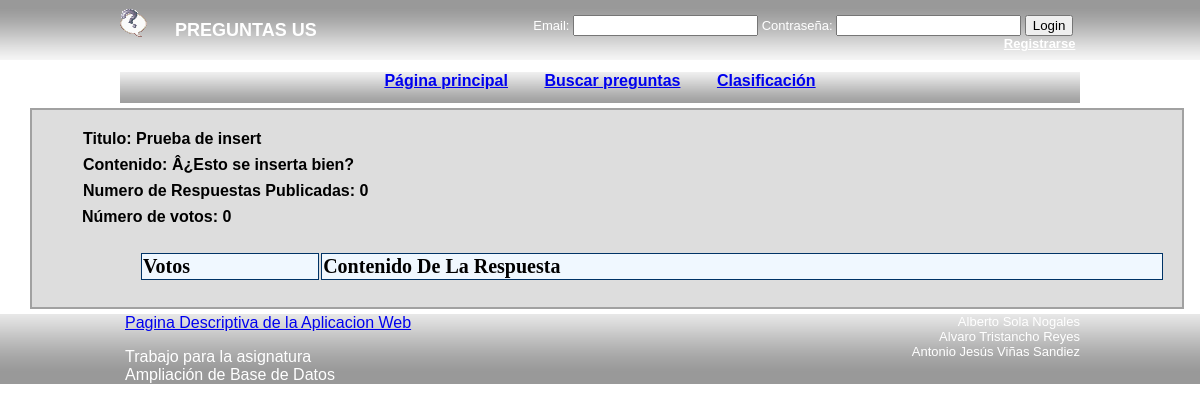
The page /preguntaRespuesta.php?idsolicitado=5 on the database as committed earlier.
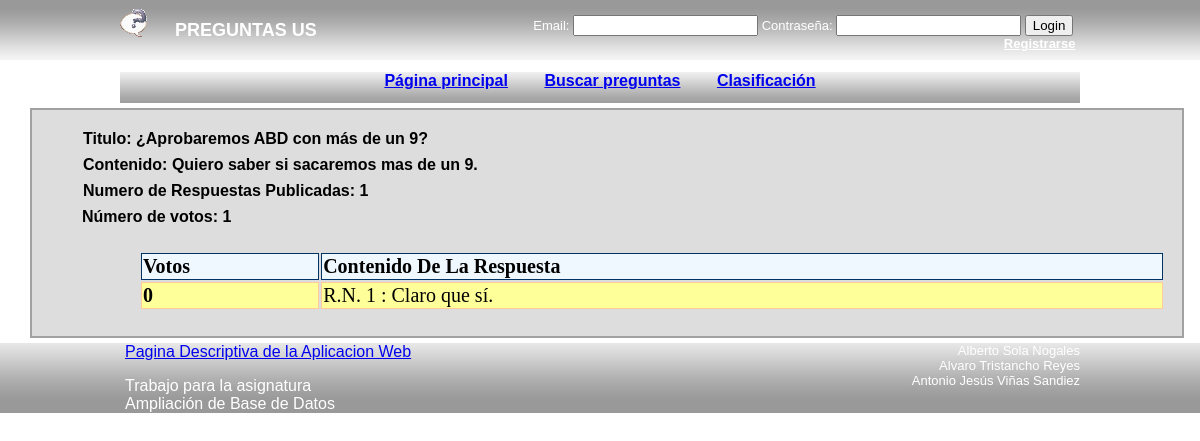
The same page on the database as committed later.
### tables this page shows
CREATE TABLE IF NOT EXISTS `elemento` (
  `id` int(11) NOT NULL AUTO_INCREMENT,
  `idautor` int(11) NOT NULL,
  `titulo` varchar(255) DEFAULT NULL,
  `cuerpo` text NOT NULL,
  `idrespuesta` int(11) DEFAULT NULL,
  `fechapregunta` datetime NOT NULL,
  PRIMARY KEY (`id`)
);

### accesosBD/accesosElemento.php (called while the page is built, shortened)
<?php
function encontrarElementoPorId($id, $conexion) {
	try {
		$SQL = "SELECT * FROM elemento WHERE id=$id";
		$stmt = $conexion->query($SQL);
		return creaUnicoElemento($stmt);
	} catch(PDOException $e) {
		Header("Location: /abd/error.php");
		die();
	}
}
function encontrarRespuestas(Elemento $elemento, $conexion) {
	try {
		$idRespuesta = $elemento -> id;
		$SQL = "SELECT * FROM elemento WHERE idrespuesta=$idRespuesta";
		$stmt = $conexion->query($SQL);
		return creaElementos($stmt);
	} catch(PDOException $e) {
		Header("Location: /abd/error.php");
		die();
	}
}
function obtenerNumeroDeRespuestasDeElemento(Elemento $elemento,$conexion){
	try {
		$idRespuesta = $elemento -> id;
		$SQL = "SELECT COUNT(*) as cuenta FROM elemento WHERE idrespuesta=$idRespuesta";
		$stmt = $conexion->query($SQL);
		return creaUnicoDatoDeElemento($stmt);
	} catch(PDOException $e) {
		Header("Location: /abd/error.php");
		die();
	}
}
function creaElementos($stmt) {
	$resultado = array();
	foreach($stmt as $row){
		$objeto = new Elemento();
		$objeto->id= $row["id"];
		$objeto->idautor= $row["idautor"];
		$objeto->titulo= $row["titulo"];
		$objeto->cuerpo= $row["cuerpo"];
		$objeto->idrespuesta= $row["idrespuesta"];
		$objeto->fechapregunta= $row["fechapregunta"];
		$resultado[$row["id"]]=$objeto;
	}
	return $resultado;
}
function creaUnicoElemento($stmt) {
	$objeto = new Elemento();
	foreach($stmt as $row){
		$objeto->id= $row["id"];
		$objeto->idautor= $row["idautor"];
		$objeto->titulo= $row["titulo"];
		$objeto->cuerpo= $row["cuerpo"];
		$objeto->idrespuesta= $row["idrespuesta"];
		$objeto->fechapregunta= $row["fechapregunta"];
	}
	return $objeto;
}
function creaUnicoDatoDeElemento($stmt) {
	$dato = NULL;
	foreach($stmt as $row){
		$dato = $row["cuenta"];
	}
	return $dato;
}
?>

### entidades/Elemento.php (called while the page is built)
<?php
class Elemento{
	private $atributos = array();
	public function __construct() {
		$this -> atributos["id"] = NULL;
		$this -> atributos["idautor"] = NULL;
		$this -> atributos["titulo"] = NULL;
		$this -> atributos["cuerpo"] = NULL;
		$this -> atributos["idrespuesta"] = NULL;
		$this -> atributos["fechapregunta"] = NULL;
	}
    public function __get($atributo) {
        if (array_key_exists($atributo, $this->atributos)) {
            return $this->atributos[$atributo];
        } else {
            return NULL;
        }
    }
    public function __set($atributo, $valor) {
        if (array_key_exists($atributo, $this->atributos)) {
            $this->atributos[$atributo] = $valor;
        }
    }
}
?>

### accesosBD/accesosVotacion.php (called while the page is built, shortened)
<?php
function obtenerNumeroDeVotosDeElemento(Elemento $elemento, $conexion){
	try {
		$idElemento = $elemento ->id;
		$SQL = "SELECT COUNT(*) AS cuenta FROM votacion WHERE idelemento=$idElemento";
		$stmt = $conexion->query($SQL);
		return creaUnicoDatoVotacion($stmt);
	} catch(PDOException $e) {
		Header("Location: /abd/error.php");
		die();
	}
}
function creaUnicoDatoVotacion($stmt) {
	$dato = NULL;
	foreach($stmt as $row){
		$dato = $row["cuenta"];
	}
	return $dato;
}
?>

### preguntaRespuesta.php (the view, shortened to what this page needs)
<?php
require_once ("./includes/styles/templates/cabecera.php");
$conexion = crearConexion();
$idelemento = $_REQUEST['idsolicitado'];
$elemento = encontrarElementoPorId($idelemento, $conexion);
?>
    <div class="container">
        <div id="content">
            <fieldset id="recuadroPregunta" >
                <div id="div_titulo">
                    <span class="label_preguntaRespuesta">Titulo:</span>
                    <span class="label_preguntaRespuesta"><? echo($elemento->titulo); ?></span>
                </div>
                <div id="div_cuerpo">
                    <span class="label_preguntaRespuesta" >Contenido:</span>
                    <span class="label_preguntaRespuesta"><? echo($elemento->cuerpo); ?></span>
                </div>
                <div id="div_numerorespuestas">
                    <span class="label_preguntaRespuesta" >Numero de Respuestas Publicadas:</span>
                    <span class="label_preguntaRespuesta"><? echo(obtenerNumeroDeRespuestasDeElemento($elemento, $conexion)); ?></span>
                </div>
                <div id="votosPregunta">
                    <span class="label_preguntaRespuesta">Número de votos:</span>
                    <span class="label_preguntaRespuesta" id="votos<?php echo$elemento->id; ?>" ><? echo(obtenerNumeroDeVotosDeElemento($elemento, $conexion)); ?>
                </div>
            </fieldset>
            <div id="respuesta">
                <?
                $respuestas = encontrarRespuestas($elemento, $conexion);
                $cont = 1;
                ?>
                <table width="90%">
                    <tr align="left" >
                        <th>Votos</th>
                        <th>Contenido De La Respuesta</th>
                    </tr>
                    <?
                    foreach ($respuestas as $res) {
                        ?>
                        <tr align="left" >
                            <td><span class="label_preguntaRespuesta" id="votos<?php echo $res->id; ?>">
                                    <?php
                                    $votos = obtenerNumeroDeVotosDeElemento($res, $conexion);
                                    echo $votos;
                                            ?>
                                </span></td>
                            <td><? echo "R.N. " . $cont . " :  " . $res->cuerpo; ?></td>
                            <?
                            $cont++;
                            ?>
                        </tr>
                    <? } ?>
                </table>
            </div>
        </div>
    </div>
<?
require_once ($_SERVER["DOCUMENT_ROOT"]."/abd/includes/styles/templates/pie.php");
?>

### includes/styles/templates/cabecera.php (shortened to what this page needs)
<!DOCTYPE html PUBLIC "-//W3C//DTD XHTML 1.0 Strict//EN" "http://www.w3.org/TR/xhtml1/DTD/xhtml1-strict.dtd">
<html xmlns="http://www.w3.org/1999/xhtml" xml:lang="es" lang="es">
    <head>
        <link type="text/css" rel="stylesheet" href="/abd/includes/styles/css/preguntasus.css" />
    </head>
    <body>
<?php
    require_once ($_SERVER["DOCUMENT_ROOT"]."/abd/accesosBD/conexionesBD.php");
	require_once ($_SERVER["DOCUMENT_ROOT"]."/abd/accesosBD/accesosElemento.php");
	require_once ($_SERVER["DOCUMENT_ROOT"]."/abd/accesosBD/accesosVotacion.php");
	require_once ($_SERVER["DOCUMENT_ROOT"]."/abd/entidades/Elemento.php");
	if(isset($_SESSION["usuario"])){
		$usuario=unserialize($_SESSION["usuario"]);
		require ($_SERVER["DOCUMENT_ROOT"]. '/abd/includes/widgets/barraUsuario.php');
		$esAdmin = $usuario->tipousuario;
		$estaLogueado=true;
	}else{
		require ($_SERVER["DOCUMENT_ROOT"]. '/abd/includes/widgets/login.php');
	}
	require ($_SERVER["DOCUMENT_ROOT"]. '/abd/includes/widgets/barranavegacion.php');
?>

### includes/widgets/login.php (shortened to what this page needs)
<div id="login">
    <div id="login-content">
        <div id="logo">
            <h1>PREGUNTAS US</h1>
        </div>
        <div id="user-box">
            	<form id="formLogin" method="post" action="./procesado/login.php">
                    <fieldset>
	                <label for="email">Email:</label>
	                <input type="text" id="email" name="email" />
	                <label for="pass">Contraseña: </label>
	                <input type="password" id="pass" name="pass" />
	                <input type="submit" value="Login" />
                    </fieldset>
            	</form>
                       <a href="/abd/registrarse.php">Registrarse</a>
        </div>
    </div>
</div>

### includes/widgets/barraNavegacion.php (shortened to what this page needs)
<div id="barraNavegacion">
	<div id="contenedorBarraNavegacion">
		<a href="/abd/index.php" class="enlaceNavegacion">Página principal</a>
		<a href="/abd/buscar.php?haBuscado=false" class="enlaceNavegacion separado">Buscar preguntas</a>
        <a href="/abd/clasificacion.php" class="enlaceNavegacion separado">Clasificación</a>
	</div>
</div>

### includes/styles/templates/pie.php
		<div id="pie">
		    <div id="contenedor_pie">
		        <div id="nombreProyecto">
		        	<a href="/ABD/includes/presentacionYexplicacion/presentacion.html"  title="Pagina Descriptiva de la Aplicacion">Pagina Descriptiva de la Aplicacion Web</a>
		            <p>Trabajo para la asignatura
		                <br/>
		                Ampliación de Base de Datos</p>
		        </div>
		        <div id="autores">
		            <ul>
		                <li>Alberto Sola Nogales</li>
		                <li>Alvaro Tristancho Reyes</li>
		                <li>Antonio Jesús Viñas Sandiez</li>
		            </ul>
		        </div>
		    </div>
		</div>
	</body>
</html>

### includes/styles/css/preguntasus.css (style rules this page uses)
html, body { width: 100%; border: 0px; padding: 0px; margin: 0px; font-family: sans-serif; }
table { margin:25px auto 25px auto; text-align: center; }
th { background-color: #3399cc; border-style: groove; border-color: #003366; border-width: thin; }
tr { background-color: #ffff99; }
td { border-width: thin; border-style: groove; border-color: #ffcc99; }
fieldset { padding: 0 0 0 0; border: none; }
#login { width: 100%; background-image: url('/abd/includes/styles/imagenes/fondocabecera.png'); background-repeat: repeat-x; border: 0px; padding: 5px 0 0 0; margin: 0px; height:60px; color: white; vertical-align: middle; }
#login-content { width: 960px; margin: 0 auto 0 auto; }
#logo { float: left; width: 25%; min-width: 170px; background-image: url('/abd/includes/styles/imagenes/iconos/Que.gif'); background-repeat: no-repeat; background-position: left; height: 100%; padding: 15px 0 0 5px; }
#logo h1 { font-size: large; font-weight: bolder; margin: 0 0 0 50px; color: white; vertical-align: baseline; }
#user-box { color: white; vertical-align: middle; height: 100%; width: 74%; font-size: small; float: left; text-align: right; padding-top:10px; }
#user-box fieldset { border: 0px; display: inline; }
#user-box a { color: white; text-decoration: underline; font-weight: bold; }
#nombreProyecto { float: left; width: 49%; text-align: left; }
#pie { background-image: url('/abd/includes/styles/imagenes/fondopie.png'); color: white; vertical-align: middle; height: 70px; clear: both; }
#contenedor_pie { width: 960px; margin: 0 auto 0 auto; vertical-align: middle; height: 100%; }
#contenedor_pie #autores { text-align: right; font-size: small; height: 100%; }
#contenedor_pie #autores li { list-style-type: none; height: 100%; }
#contenedor_pie #nombreProyecto { margin-left: 5px; height: 100%; }
#barraNavegacion { margin:0 auto 0 auto; margin-top:7px; text-align: center; clear: both; font-weight: bold; font-size: medium; font-style: normal; height: 31px; background-image: url('/abd/includes/styles/imagenes/fondobarranavegacion1.png'); background-repeat: repeat-x; width:960px; }
#barraNavegacion a.separado { padding-left: 2em; }
#div_titulo, #div_cuerpo, #div_numerorespuestas { margin-bottom: 0.5em; margin-left: 1px; }
#div_titulo { margin-top: 10px; }
#recuadroPregunta { margin:0 40px 0 40px; }
#respuesta { float:left; clear:left; margin-left: 40px; margin-top:0px; font-family: "Arial Narrow"; font-size:20px; }
#content { float:left; border:2px solid #a1a1a1; padding:10px 0 0 10px; background:#dddddd; width:95%; margin:5px 30px 5px 30px; }
th { border-style:solid; background-color: #f0f8ff; }
.label_preguntaRespuesta { font-weight: bold; }
#respuesta { width: 100%; }

Rows that differ between the two databases and show on the page:
changed elemento: titulo "Prueba de insert" → "¿Aprobaremos ABD con más de un 9?"; cuerpo "Â¿Esto se inserta bien?" → "Quiero saber si sacaremos mas de un 9."
added elemento: votos "0", cuerpo "Claro que sí."
Other text that changed with them:
obtenerNumeroDeRespuestasDeElemento($elemento, $conexion): "0" → "1"
obtenerNumeroDeVotosDeElemento($elemento, $conexion): "0" → "1"
